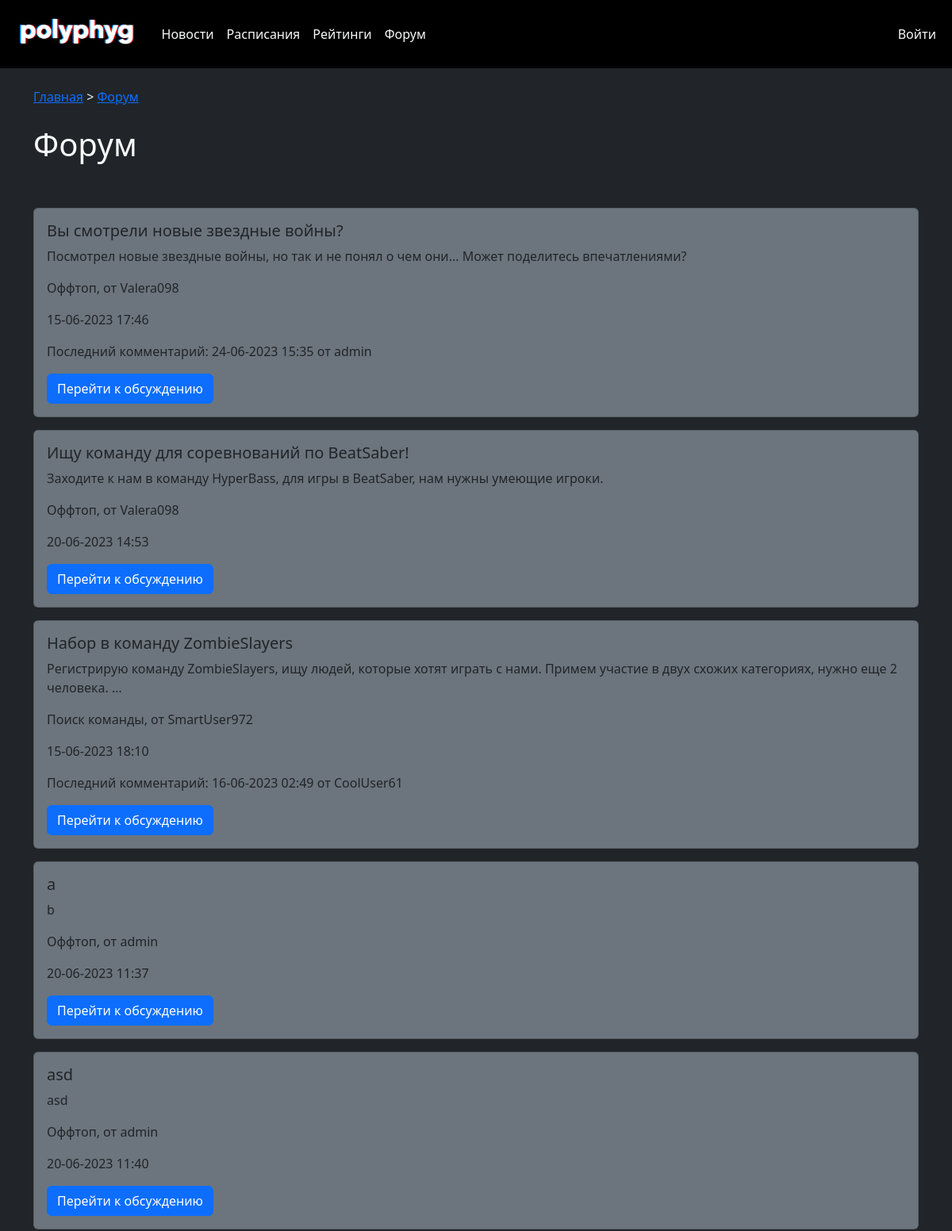
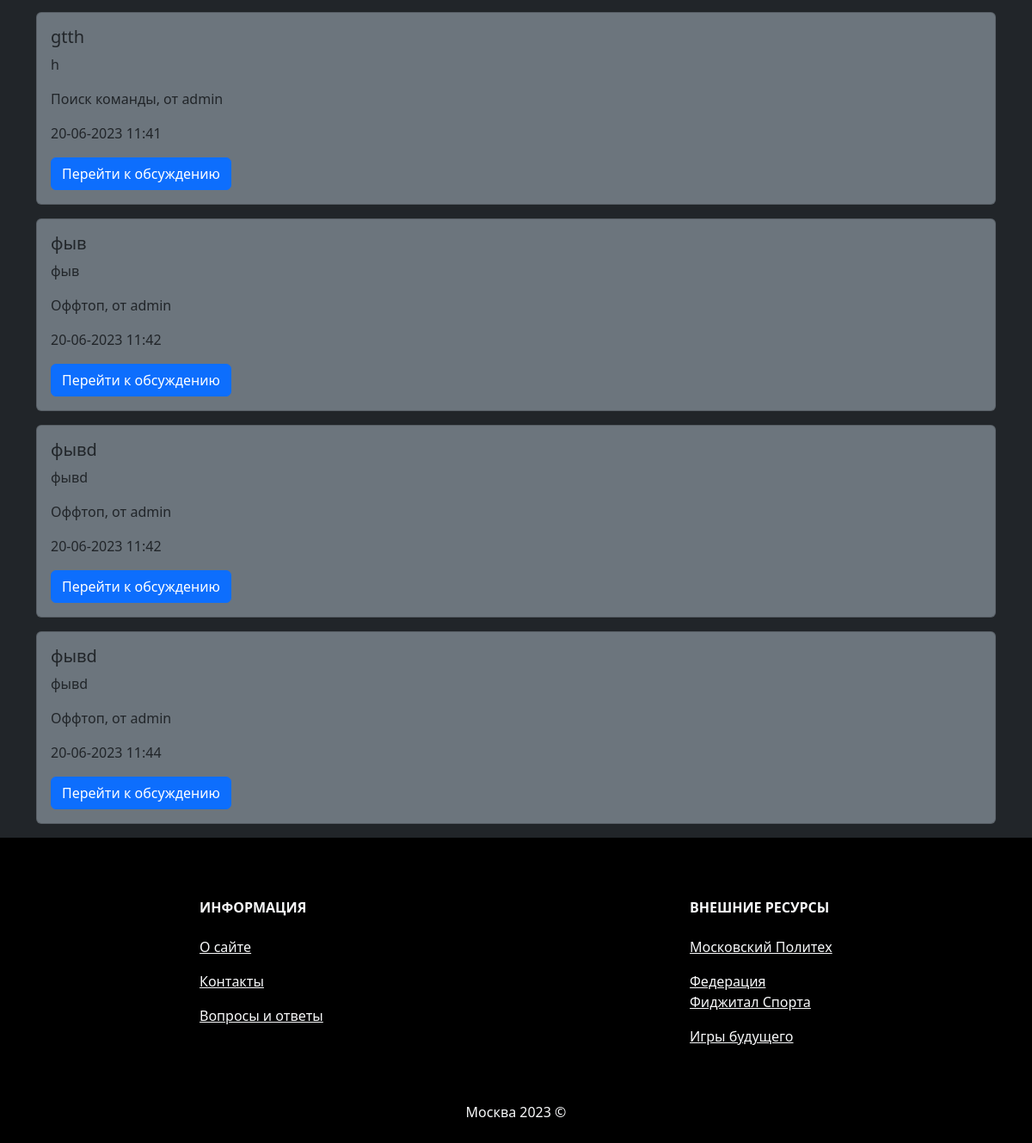
The app's page /forum/ with its own data (2 pictures, top to bottom).
### forumblock/models.py (models this page shows, shortened)
class Topic(models.Model):
    title = models.CharField(max_length=60, verbose_name = 'Заголовок обсуждения')
    slug = models.SlugField(max_length=255, unique=True, db_index=True, verbose_name='URL')
    topic_category_id = models.ForeignKey('Topic_Category', on_delete=models.CASCADE, null=True, verbose_name = 'Категория обсуждения')
    time_created = models.DateTimeField(auto_now_add=True, verbose_name = 'Дата публикации')
    content = models.TextField(max_length=15000, verbose_name = 'Текст обсуждения')
    is_closed = models.BooleanField(default=False, verbose_name='Отображение')
    user_id = models.ForeignKey(User, on_delete=models.PROTECT, blank=False, null=False, verbose_name = 'ID создателя обсуждения')
    def get_absolute_url(self):
        return reverse('thread', kwargs={'id': self.id})
    class Meta:
        verbose_name = 'Обсуждение'
        verbose_name_plural = 'Обсуждения'
        ordering = ['-time_created', 'title']

class Topic_Category(models.Model):
    name = models.CharField(max_length=25, verbose_name = 'Категория обсуждения')
    discription = models.TextField(max_length=100, verbose_name='Описание категории')
    def __str__(self):
        return self.name
    class Meta:
        verbose_name = 'Категория обсуждения'
        verbose_name_plural = 'Категории обсуждения'
        ordering = ['name']

### forumblock/views.py (the view)
# urls.py: path('forum/', forum, name='forum'),
def forum(request):
    threads = Topic.objects.annotate(
        last_comment_time=Max('topic_comment__time_created'),
        last_comment_author=Subquery(
            Topic_Comment.objects.filter(
                topic_id=OuterRef('pk')
            ).order_by('-time_created').values('user_id__username')[:1]
        )
    )
    context = {
        'threads': threads,
        'title': 'Форум',
    }
    return render(request, 'forumblock/forum.html', context=context);

### polyphygital/context_processors.py (called while the page is built)
def user_extended_context_processor(request):
    is_player = Player.objects.filter(user_id__id=request.user.id).exists()
    return {
        'is_player': is_player,
    }

### forumblock/templates/forumblock/forum.html (shortened to what this page needs)
{% extends 'newsblock/base.html' %} {% block content %}
<div class="container bg-dark text-light">
  <div class="breadcrumbs mt-4 mb-4">
    <a href="{% url 'homepage' %}">Главная</a> &gt;
    <a href="{% url 'forum' %}">Форум</a>
  </div>
  <div class="h1 mb-5 row">
    <h1 class="col-6">Форум</h1>
  </div>
  <div>
    <ul class="list-articles list-unstyled">
      {% for p in threads %}
      <div class="card mb-3 bg-secondary" style="max-width: 100%">
        <div class="row g-0">
          <div class="col-md-12">
            <div class="card-body">
              <h5 class="card-title">{{p.title}}</h5>
              <p class="card-text">{{p.content|truncatewords:20}}</p>
              <p class="card-category">
                {{p.topic_category_id}}, от {{p.user_id}}
              </p>
              <p class="card-date">{{p.time_created|date:"d-m-Y H:i"}}</p>
              {% if p.last_comment_time %}
              <p class="card-date">
                Последний комментарий: {{p.last_comment_time|date:"d-m-Y H:i"}}
                от {{p.last_comment_author}}
              </p>
              {% endif %}
              <a href="{{ p.get_absolute_url }}" class="btn btn-primary" role="button">Перейти к обсуждению</a>
            </div>
          </div>
        </div>
      </div>
      {% endfor %}
    </ul>
  </div>
</div>
{% endblock %}

### records on screen
Topic: title "Вы смотрели новые звездные войны?", content "Посмотрел новые звездные войны, но так и не понял о чем они... Может поделитесь впечатлениями?", topic_category_id "Оффтоп", user_id "Valera098", time_created "15-06-2023 17:46", last_comment_time "24-06-2023 15:35", last_comment_author "admin"
Topic: title "Ищу команду для соревнований по BeatSaber!", content "Заходите к нам в команду HyperBass, для игры в BeatSaber, нам нужны умеющие игроки.", topic_category_id "Оффтоп", user_id "Valera098", time_created "20-06-2023 14:53"
Topic: title "Набор в команду ZombieSlayers", content "Регистрирую команду ZombieSlayers, ищу людей, которые хотят играть с нами. Примем участие в двух схожих категориях, нужно еще 2 человека. …", topic_category_id "Поиск команды", user_id "SmartUser972", time_created "15-06-2023 18:10", last_comment_time "16-06-2023 02:49", last_comment_author "CoolUser61"
Topic: title "a", content "b", topic_category_id "Оффтоп", user_id "admin", time_created "20-06-2023 11:37"
Topic: title "asd", content "asd", topic_category_id "Оффтоп", user_id "admin", time_created "20-06-2023 11:40"
Topic: title "gtth", content "h", topic_category_id "Поиск команды", user_id "admin", time_created "20-06-2023 11:41"
Topic: title "фыв", content "фыв", topic_category_id "Оффтоп", user_id "admin", time_created "20-06-2023 11:42"
Topic: title "фывd", content "фывd", topic_category_id "Оффтоп", user_id "admin", time_created "20-06-2023 11:42"
Topic: title "фывd", content "фывd", topic_category_id "Оффтоп", user_id "admin", time_created "20-06-2023 11:44"
